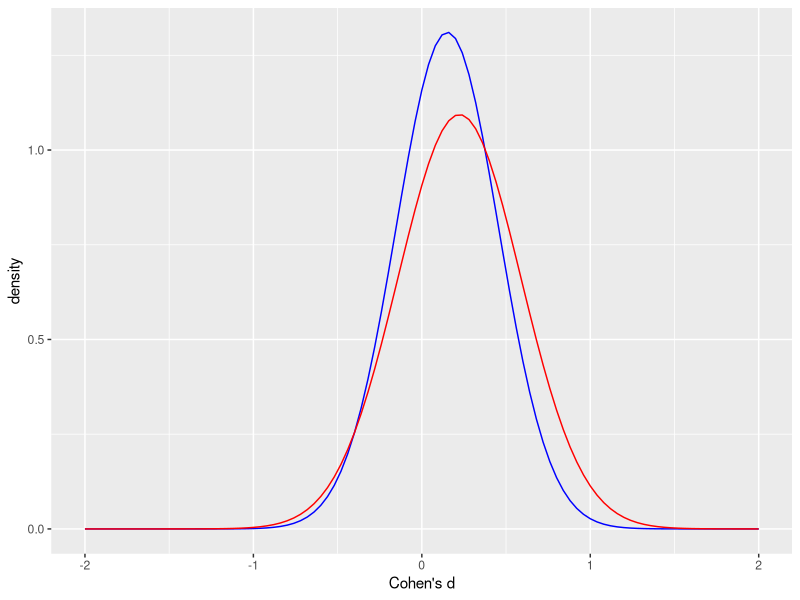

Here is the R script that generated this plot:
## ---- chunk 1
# load libraries
library("tidyverse")
library("readxl")
library("metafor")
## ---- chunk 2
l.DF <- read.csv(file = "./play_data/mean_diff_data.csv") %>% 
  # remove observations that aren't Cohen d, don't have n's, or don't have info about nested structure 
  filter(!is.na(d),
         !is.na(n1),
         !is.na(study.id)) %>% 
  rowwise() %>% 
  
  # clean up variable class
  mutate(study.id = factor(study.id),
         es.id = factor(es.id),
         n1 = as.numeric(n1),
         n2 = as.numeric(n2)) %>% 

  # make negative effects negative
  mutate(d = if_else(condition = sign.dir == "neg",
                     true = d * -1,
                     false = d)) %>% 
  
  # calculate var.d
  mutate(var.d = 
           ((n1 + n2) / (n1 * n2)) +
             ((d^2) / (2 * (n1 + n2)))) %>% 
  ungroup()

l.meta <-  
  rma.mv(yi = d,
         V = var.d,
         data = l.DF,
         random = ~ 1 | study.id / es.id)

l.tau <- sqrt(l.meta$sigma2[1] + l.meta$sigma2[2])
## ---- chunk 3
DF.es <- 
  read_csv(file = "data/metaware_data_clean.csv") %>% 
  
  # follow data processing
  filter(id.study != 18) %>% 
  mutate(id.study = factor(id.study),
         id.es = factor(id.es))

m.meta <- 
  rma.mv(yi = es,
         V = es.var,
         data = DF.es,
         random = ~ 1 | id.study / id.es)

m.tau <- sqrt(m.meta$sigma2[1] + m.meta$sigma2[2])

## ---- chunk 4
ggplot(data.frame(x = c(-2, 2)),
       aes(x = x)) +
  
  # social psych dist
  stat_function(fun = dnorm,
                args = list(mean = l.meta$b %>% as.numeric, 
                            sd = l.tau),
                colour = "blue") +
  
  # metaware dist
  stat_function(fun = dnorm,
                args = list(mean = m.meta$b %>% as.numeric, 
                            sd = m.tau),
                colour = "red") +
  labs(x = "Cohen's d",
       y = "density")
